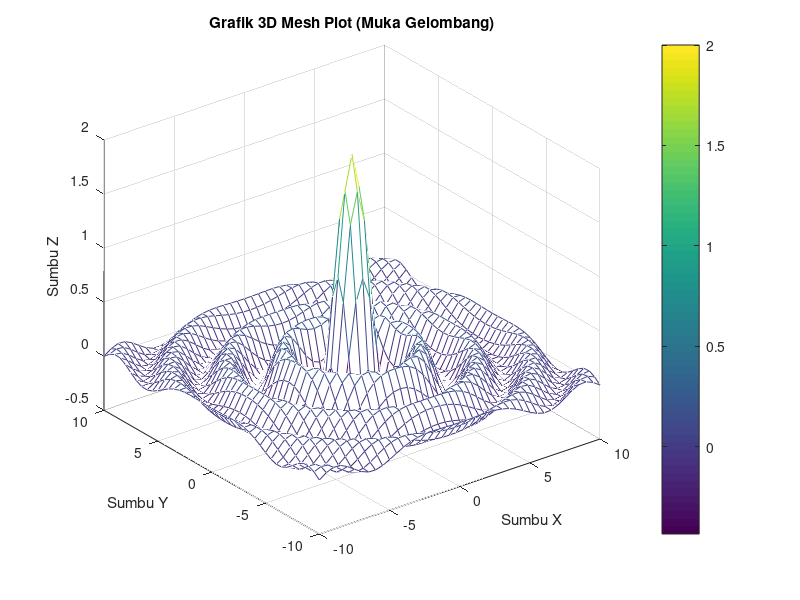

This chart was generated by the following MATLAB code:
x = -10:0.5:10;
y = x;
[X, Y] = meshgrid(x, y);
R = sqrt(X.^2 + Y.^2) + eps; % eps mencegah pembagian dengan nol
Z = sin(2*R)./R;

figure;
mesh(X, Y, Z);
xlabel('Sumbu X');
ylabel('Sumbu Y');
zlabel('Sumbu Z');
title('Grafik 3D Mesh Plot (Muka Gelombang)');
colorbar;
grid on;
